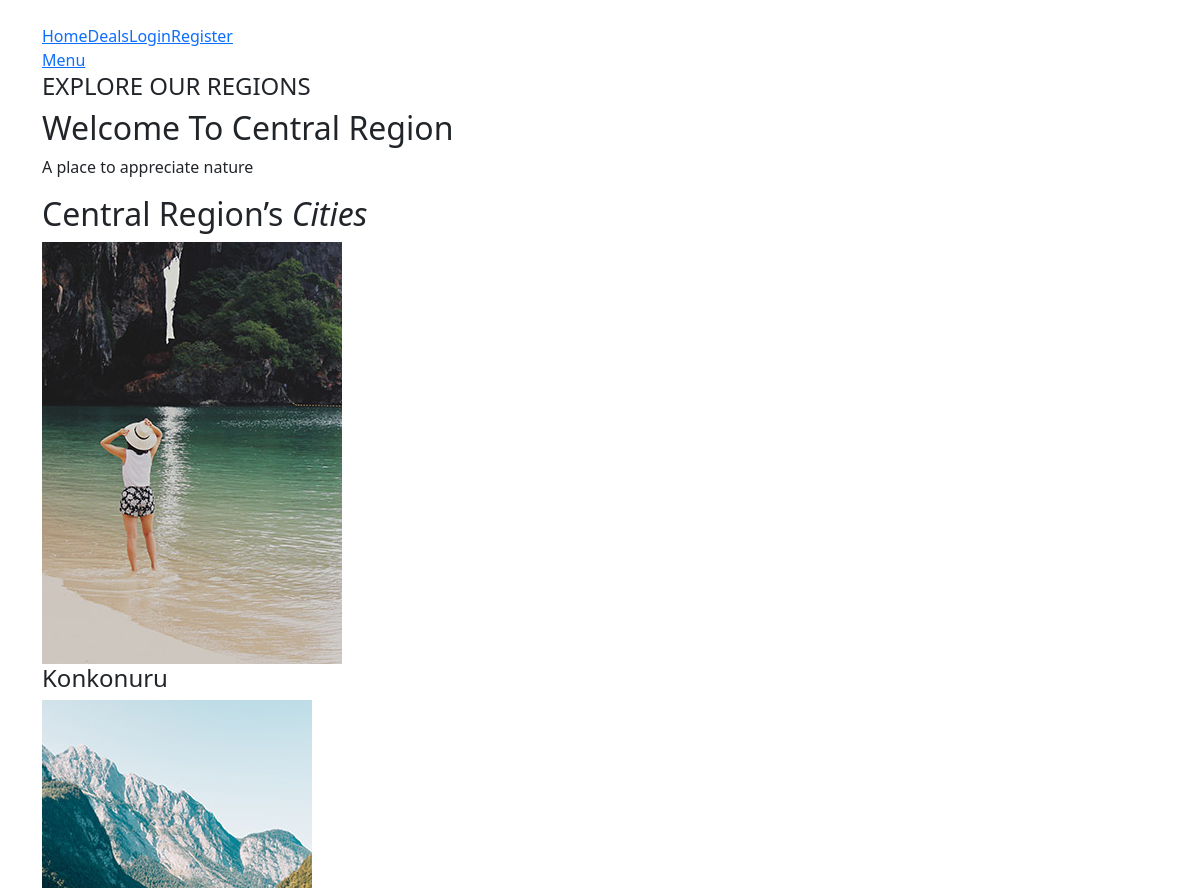
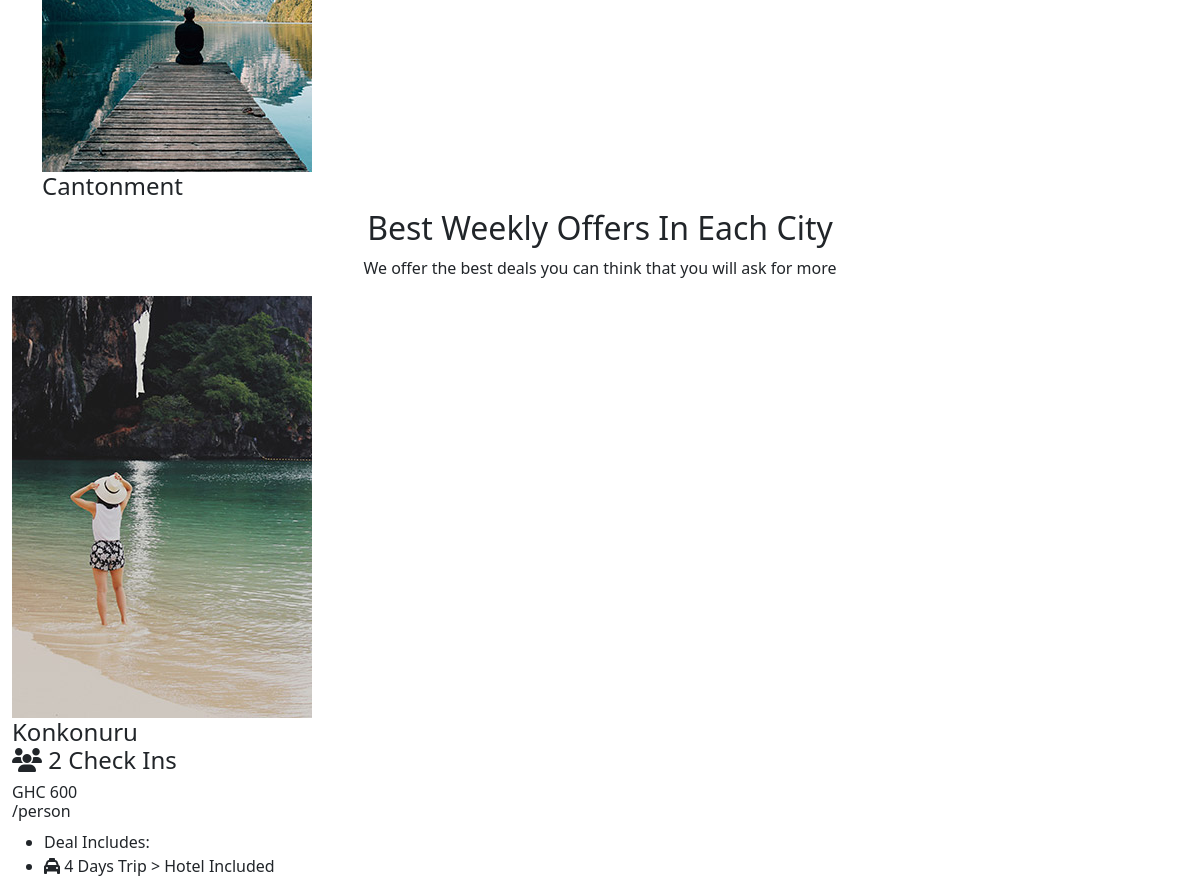
The app's page /about.php?id=2 (upper part), older data (2 pictures, top to bottom).
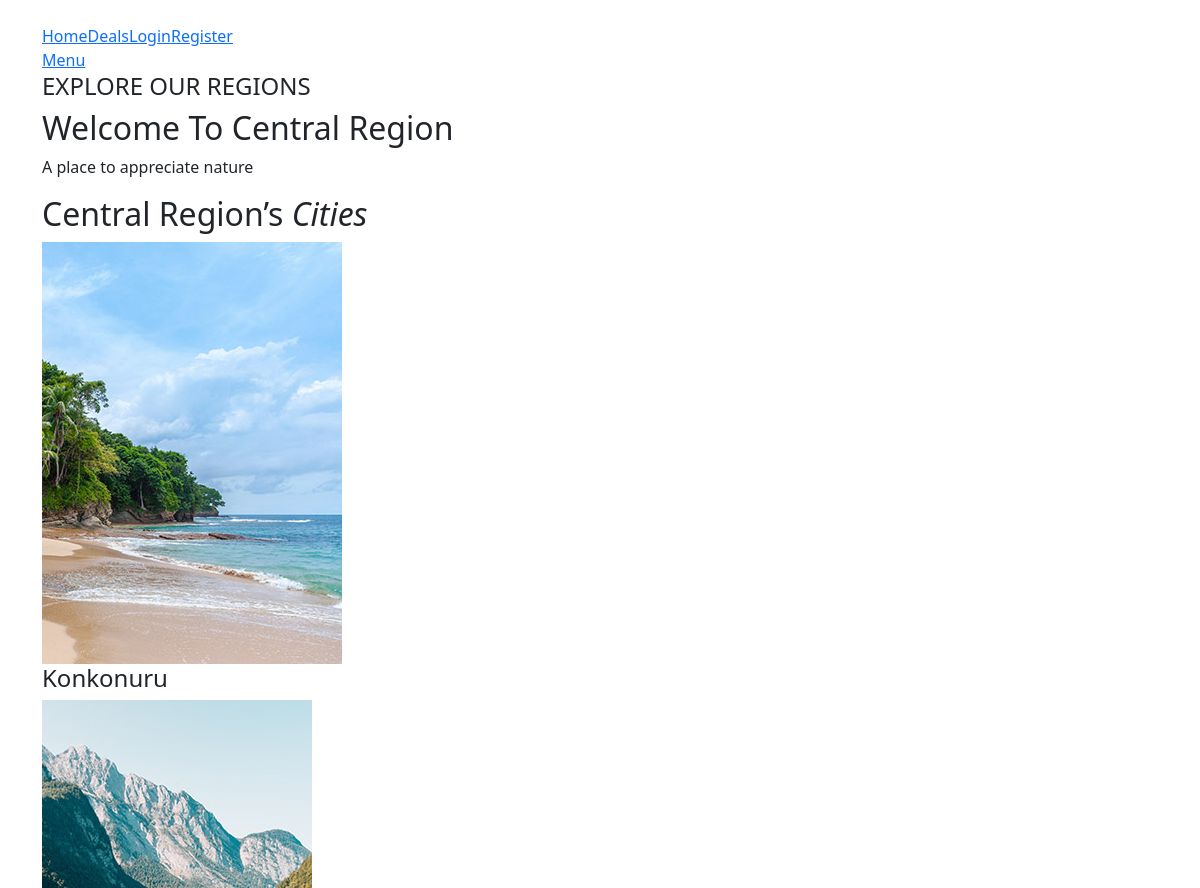
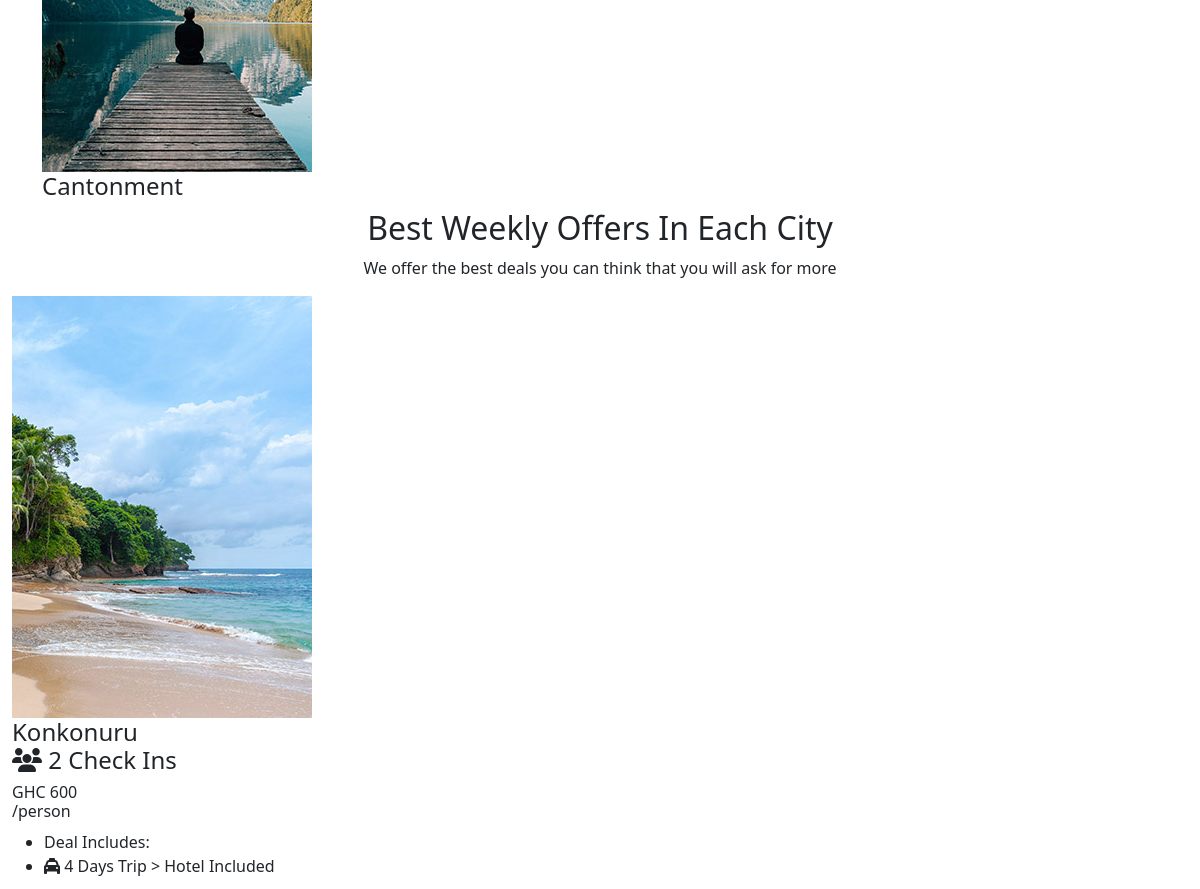
The same page, newer data (2 pictures, top to bottom).
### tables this page shows
CREATE TABLE `cities` (
  `id` int(3) NOT NULL,
  `name` varchar(200) NOT NULL,
  `image` varchar(200) NOT NULL,
  `trip_days` int(4) NOT NULL,
  `price` varchar(4) NOT NULL,
  `region_id` int(3) NOT NULL,
  `created_at` timestamp NOT NULL DEFAULT current_timestamp()
);

### about.php (the view, shortened to what this page needs)
<?php
require 'includes/header.php';
require 'config/connection.php';
if($_SERVER["REQUEST_METHOD"] == "GET"){
  $id = $_GET['id'];
  $sqlforregions = "SELECT * FROM regions WHERE id = '$id'";
  $resultforregions = mysqli_query($connection, $sqlforregions);
  $specificregion = mysqli_fetch_assoc($resultforregions);
  $sqlforimages = "SELECT * FROM cities WHERE region_id = '$id'";
  $resultforimages = mysqli_query($connection, $sqlforimages);
  $specificimage = mysqli_fetch_all($resultforimages, MYSQLI_ASSOC);
  $sqlforbookings = "SELECT cities.id AS id, cities.name AS name,
            cities.image AS image, cities.trip_days AS trip_days, cities.price AS price,
            COUNT(bookings.city_id) AS booking_no
            FROM cities LEFT JOIN bookings ON cities.id = bookings.city_id WHERE cities.region_id = '$id' GROUP BY(bookings.city_id)";
  $resultforbookings = mysqli_query($connection, $sqlforbookings);
  $bookings = mysqli_fetch_all($resultforbookings, MYSQLI_ASSOC);
} else {
  header("location: 404.php");
}
?>
  <div class="about-main-content">
    <div class="container">
      <div class="row">
        <div class="col-lg-12">
          <div class="content">
            <h4>EXPLORE OUR REGIONS</h4>
            <h2>Welcome To <?php echo $specificregion['name']; ?> Region</h2>
            <p><?php echo $specificregion['description']; ?></p>
          </div>
        </div>
      </div>
    </div>
  </div>
  <div class="cities-town">
    <div class="container">
      <div class="row">
        <div class="slider-content">
          <div class="row">
            <div class="col-lg-12">
              <h2><?php echo $specificregion['name']; ?> Region’s <em>Cities</em></h2>
            </div>
            <div class="col-lg-12">
              <div class="owl-cites-town owl-carousel">
              <?php foreach($specificimage as $image): ?>
                <div class="item">
                  <div class="thumb">
                    <img src="<?php echo CITYIMAGES;?><?php echo $image['image']; ?>" alt="">
                    <h4><?php echo $image['name']; ?></h4>
                  </div>
                </div>
              <?php endforeach; ?>
              </div>
            </div>
          </div>
        </div>
      </div>
    </div>
  </div>
  <div class="weekly-offers">
    <div class="container">
      <div class="row">
        <div class="col-lg-6 offset-lg-3">
          <div class="section-heading text-center">
            <h2>Best Weekly Offers In Each City</h2>
            <p>We offer the best deals you can think that you will ask for more</p>
          </div>
        </div>
      </div>
    </div>
    <div class="container-fluid">
      <div class="row">
        <div class="col-lg-12">
          <div class="owl-weekly-offers owl-carousel">
            <?php foreach($bookings as $booking): ?>
              <div class="item">
              <div class="thumb">
                <img src="<?php echo CITYIMAGES;?><?php echo $booking['image']; ?>" alt="">
                <div class="text">
                  <h4><?php echo $booking['name']; ?><br><span><i class="fa fa-users"></i> <?php echo $booking['booking_no']; ?> Check Ins</span></h4>
                  <h6>GHC <?php echo $booking['price']; ?><br><span>/person</span></h6>
                  <ul>
                    <li>Deal Includes:</li>
                    <li><i class="fa fa-taxi"></i> <?php echo $booking['trip_days']; ?> Days Trip > Hotel Included</li>
                  </ul>
                </div>
              </div>
              </div>
            <?php endforeach; ?>
          </div>
        </div>
      </div>
    </div>
  </div>

Row changes from the older to the newer data that the page shows:
changed cities "Konkonuru": image: a different picture
